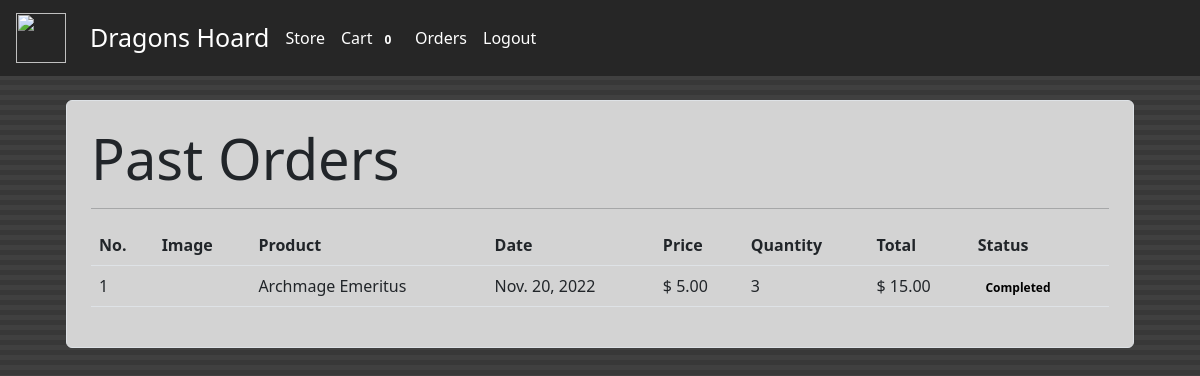
Page /orders (signed in) on the earlier database version.
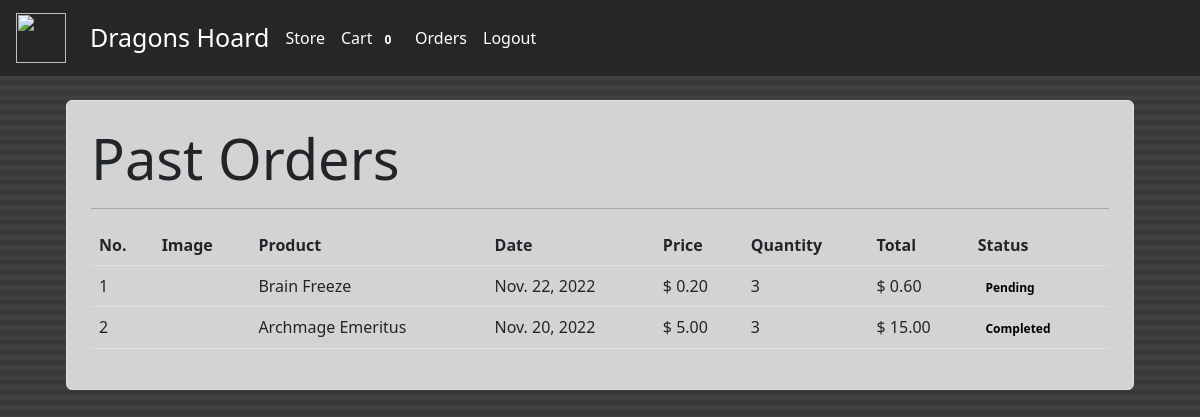
Same page on the later database version.
### store/models/orders.py (models this page shows, shortened)
class Order(models.Model):
    product = models.ForeignKey(Products,
                                on_delete=models.CASCADE)
    customer = models.ForeignKey(Customer,
                                 on_delete=models.CASCADE)
    quantity = models.IntegerField(default=1)
    price = models.DecimalField(max_digits = 5, decimal_places=2)
    address = models.CharField (max_length=50, default='', blank=True)
    phone = models.CharField (max_length=50, default='', blank=True)
    date = models.DateField (default=datetime.datetime.today)
    status = models.BooleanField (default=False)
    @staticmethod
    def get_orders_by_customer(customer_id):
        return Order.objects.filter(customer=customer_id).order_by('-date')

### store/models/product.py (models this page shows, shortened)
class Products(models.Model):
    name = models.CharField(max_length=60)
    price= models.DecimalField(max_digits = 5, decimal_places=2)
    set = models.CharField(max_length=5)
    category= models.ForeignKey(Category,on_delete=models.CASCADE,default=1 )
    description= models.CharField(max_length=250, default='', blank=True, null= True)
    image= models.ImageField(upload_to='images/')

### store/middlewares/auth.py (the view)
    def middleware(request):
        print(request.session.get('customer'))
        returnUrl = request.META['PATH_INFO']
        print(request.META['PATH_INFO'])
        if not request.session.get('customer'):
           return redirect(f'login?return_url={returnUrl}')
        response = get_response(request)
        return response

### store/templatetags/custom_filter.py (called while the page is built)
@register.filter(name='currency')
def currency(number):
    return "$ "+str(number)

@register.filter(name='multiply')
def multiply(number , number1):
    return number * number1

### store/views/orders.py (called while the page is built)
    def get(self , request ):
        customer = request.session.get('customer')
        orders = Order.get_orders_by_customer(customer)
        print(orders)
        return render(request , 'orders.html'  , {'orders' : orders})

### store/templates/orders.html
{% extends 'base.html' %}
{% block content %}
{% load cart %}
{% load custom_filter %}
<div class="container">
   <div style="background-color:lightgrey" class="border rounded p-4 m-4">
        <p class="display-4 pl-4 ml-4">Past Orders</p>
        <hr>
        <table class="table">
            <thead>
                <tr>
                    <th>No.</th>
                    <th>Image</th>
                    <th>Product</th>
                    <th>Date</th>
                    <th>Price</th>
                    <th>Quantity</th>
                    <th>Total</th>
                    <th>Status</th>
                </tr>
            </thead>
            <tbody>
                {% for order in orders %}
                <tr>
                    <td>{{forloop.counter}}</td>
                    <td><img style="height: 80px;" class="rounded-square" src="{{order.product.image.url}}" alt=""></td>
                    <td>{{order.product.name}}</td>
                    <td>{{order.date}}</td>
                    <td>{{order.price|currency}}</td>
                    <td>{{order.quantity}}</td>
                    <td>{{order.quantity|multiply:order.price|currency}}</td>
                    {% if order.status %}
                    <td><small style="color:black ;" class="badge badge-success">Completed</small></td>
                    {%else%}
                    <td><small style="color:black ;" class="badge badge-warning">Pending</small></td>
                    {% endif %}
                </tr>
                {% endfor %}
            </tbody>
        </table>
   </div>
</div>
{% endblock %}

### store/templates/base.html (shortened to what this page needs)
<!doctype html>
<html lang="en">
<head>
  <link rel="stylesheet" href="https://cdn.jsdelivr.net/npm/bootstrap@5.2.2/dist/css/bootstrap.min.css">
</head>
  </head>
<body style="background-color: #404040;
opacity: 1;
background-image: linear-gradient(0deg, #404040 50%, #383838 50%);
background-size: 10px 10px;" >
<nav class="one-edge-shadow
  navbar navbar-light
  sticky-top navbar
  navbar-expand-lg
  text-white">
    <a class="navbar-brand ms-3 text-dark " href="/">
    <link rel="stylesheet" href="https://use.fontawesome.com/releases/v5.7.0/css/all.css">
    <img src="https://encrypted-tbn0.gstatic.com/images?q=tbn:ANd9GcRP9JXx072mwCfsNhjYo_qz6oSgT_tAtl91Fw&usqp=CAU" style="width:50px;height:50px"></a>
    <div class="collapse navbar-collapse" id="navbarSupportedContent">
      <ul class="navbar-nav mr-auto">
        <li class="nav-item active">
          <a class="nav-link" href="/store" style="font-size:25px;color:white;">Dragons Hoard <span class="sr-only">(current)</span></a>
        </li>
          </ul>
      <ul class="navbar-nav mr-auto">
         <li class="nav-item active">
          <a class="nav-link" href="/store" style="color:white;">Store <span class="sr-only">(current)</span></a>
         </li>
          </ul>
      <ul class=" navbar-nav my-2 my-lg-0">
        <li class="nav-item active">
          <a class="nav-link" href="/cart" style="color:white;">Cart
            <span class="badge badge-secondary">{{request.session.cart.keys|length}}</span>
            <span class="sr-only">(current)</span></a>
        </li>
        {% if request.session.customer %}
        <li class="nav-item active ">
          <a class="nav-link" href="/orders" style="color:white;">Orders<span class="sr-only">(current)</span></a>
        </li>
        <li class="nav-item active ">
          <a class="nav-link" href="/logout" style="color:white;">Logout<span class="sr-only">(current)</span></a>
        </li>
        {% else %}
        <li class="nav-item active">
          <a class="nav-link" href="/signup" style="color:white;">Sign Up / Login<span class="sr-only">(current)</span></a>
        </li>
        {% endif %}
      </ul>
    </div>
  </nav>
  {% block content %}{% endblock %}
</body>
</html>

### store/templates/base.html (style rules this page uses)
nav { background-color: rgba(38,38,38,255); }

Differences in the rows shown:
added Order: product.name "Brain Freeze", date "Nov. 22, 2022", price "$ 0.20", quantity "3", quantity|multiply "$ 0.60", status "Pending"
